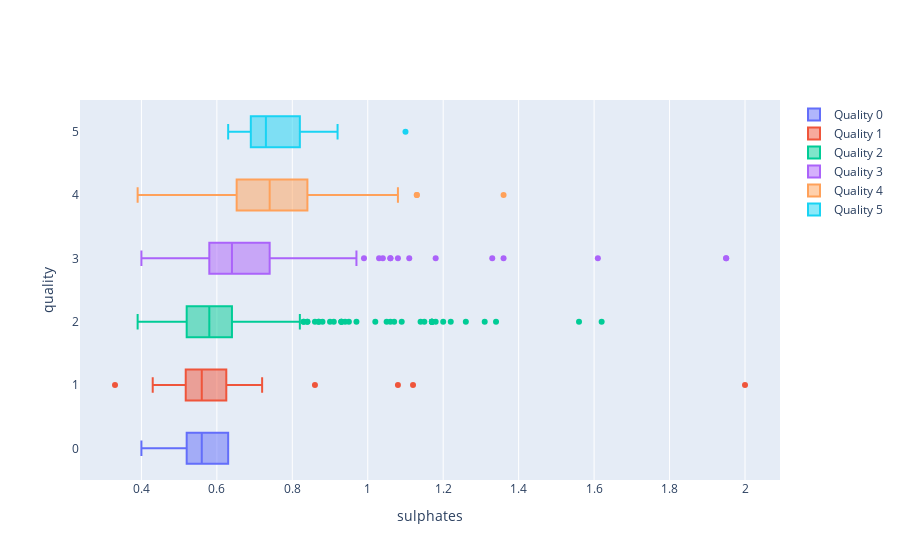

This figure's notebook cell:
### Markdown cell above
<font size="+2"><b style="font-weight:normal">3.12 <span style='color:#FF281B; font-weight:normal'>|</span> Data Visualization - Boxplot of the correlation between `quality`, and `sulphates` </b></font>

### Code cell
fig = go.Figure()

for x in range(6):
    fig.add_trace(
        go.Box(
            x=df[df.quality == x].sulphates,
            y=df[df.quality == x].quality,
            name="Quality " + str(x),
        )
    )

fig.update_layout(yaxis_title="quality", xaxis_title="sulphates")
fig.update_traces(orientation="h")
fig.show()

### Figure 1 — Plotly figure (JSON) as saved in the notebook; plotly's stock layout.template omitted (floating-point values rounded to 4 significant figures; data arrays with more than 128 entries replaced by an {"elided": "..."} marker saying what was removed)
{"data": [{"name": "Quality 0", "orientation": "h", "type": "box", "x": [0.57, 0.63, 0.4, 0.55, 0.52, 0.63], "y": [0, 0, 0, 0, 0, 0]}, {"name": "Quality 1", "orientation": "h", "type": "box", "x": [0.51, 0.56, 0.53, 1.12, 0.48, 2, 1.08, 0.48, 0.33, 0.43, 0.6, 0.72, 0.57, 0.52, 0.64, 0.58, 0.7, 0.54, 0.58, 0.55, 0.86, 0.54, 0.59, 0.5, 0.44, 0.46, 0.56, 0.55, 0.56, 0.67, 0.61, 0.57, 0.62], "y": [1, 1, 1, 1, 1, 1, 1, 1, 1, 1, 1, 1, 1, 1, 1, 1, 1, 1, 1, 1, 1, 1, 1, 1, 1, 1, 1, 1, 1, 1, 1, 1, 1]}, {"name": "Quality 2", "orientation": "h", "type": "box", "x": {"elided": "483 float values"}, "y": {"elided": "483 int values"}}, {"name": "Quality 3", "orientation": "h", "type": "box", "x": {"elided": "462 float values"}, "y": {"elided": "462 int values"}}, {"name": "Quality 4", "orientation": "h", "type": "box", "x": {"elided": "143 float values"}, "y": {"elided": "143 int values"}}, {"name": "Quality 5", "orientation": "h", "type": "box", "x": [0.86, 0.82, 0.82, 0.82, 0.69, 0.92, 0.65, 0.65, 0.74, 0.69, 0.63, 0.72, 0.69, 1.1, 0.76, 0.7], "y": [5, 5, 5, 5, 5, 5, 5, 5, 5, 5, 5, 5, 5, 5, 5, 5]}], "layout": {"xaxis": {"title": {"text": "sulphates"}}, "yaxis": {"title": {"text": "quality"}}}}
